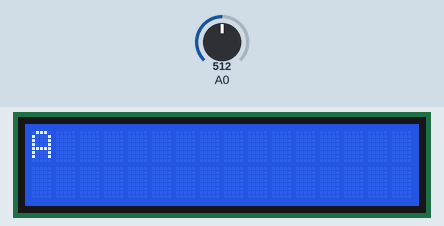
This sketch was run on a simulated Arduino Uno, built with avr-gcc and run on an emulated ATmega328P. Shown: 16×2 character LCD. The inputs (shaded band) are chosen by the test bench; at power-on: A0 = 512.

Above: at 1.2 s.
1.3 s: A0 set to 470
2.8 s: A0 set to 446
At 3.02 s:
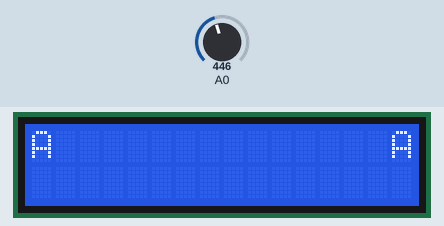
At 3.47 s:
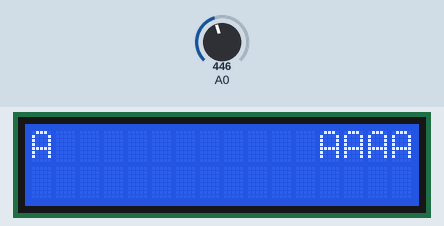
4.9 s: A0 set to 311
At 5.9 s:
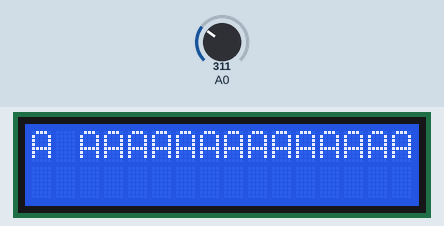
6.4 s: A0 set to 287
At 6.62 s:
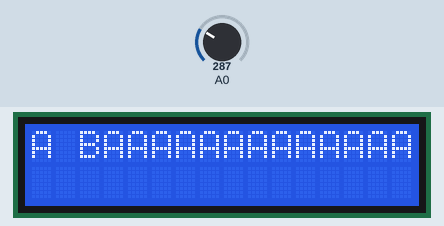
8.5 s: A0 set to 209
10.4 s: A0 set to 184
Timing chart, 0 to 12.9 s (numbered marks = the images above; inputs shaded):
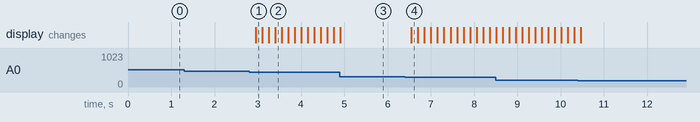

The sketch:

zad2.ino
```cpp
/*2) TRCECA REKLAMA - Napisati program koji omogucava unos teksta reklame koja treba da
se prikazuje na LCD displeju. Prilikom unosa teksta, kursor treba da bude ukljucen.
Pomeranje kursora duz displeja vrsi se pomocu tastera LEFT i RIGHT, a izbor karaktera
koji se prikazuje na trenutnoj poziciji pomocu tastera UP i DOWN. Nakon sto je unesen ceo
tekst reklame, pritiskom na taster SELECT kursor se iskljucuje i tekst reklame se pomera
(skroluje) po displeju s desna na levo.*/

#include<LiquidCrystal.h>
LiquidCrystal lcd(8, 9, 4, 5, 6, 7);
#define DUZINA 16

char mojNiz[DUZINA];
int i;

byte ocitajTaster()
{
  int temp = analogRead(0);

  if(temp < 700 && temp > 600)
    return 1; //select
  else if(temp < 460 && temp > 360)
    return 2; //left
  else if(temp < 150 && temp > 50)
    return 3; //up
  else if(temp < 300 && temp > 200)
    return 4; //down
  else if(temp < 49)
    return 5; //right
  else
    return 0; //nista nije pritisnuto
}

void setup() {
  // put your setup code here, to run once:
  Serial.begin(9600);
  lcd.begin(16, 2);
  for(i = 0; i < DUZINA; i++)
  {
    mojNiz[i] = 'A';
  }
}


void loop() {
  // put your main code here, to run repeatedly:
  unsigned int x = 0;
  while(ocitajTaster() != 1)
  {
    lcd.print(mojNiz[x]);
    if(ocitajTaster() == 3)
    {
      mojNiz[x]--;
      delay(150);
    }
    if(ocitajTaster() == 4)
    {
      mojNiz[x]++;
      delay(150);
    }
    if(ocitajTaster() == 2)
    {
      x--;
      delay(150);
    }
    if(ocitajTaster() == 5)
    {
      x++;
      delay(150);
    }
    x = x % DUZINA; //ovo ga uvke drzi na displeju (ne moze dobiti vecu vrednost od 16)
    lcd.setCursor(x, 0);
  }
  while(1)
  {
    delay(200);
    lcd.scrollDisplayLeft();
  }
}
```

Measured:
- the behaviour switches between 460 and 459 on A0 (found by bisection; images 0 and 1)
- the behaviour switches between 300 and 299 on A0 (found by bisection; images 3 and 4)
- after the input at 1.3 s, every drawn part: stays the same
- after the input at 2.8 s, the display: changes after 0.15 s (image 1)
- after the input at 6.4 s, the display: changes after 0.15 s (image 4)
